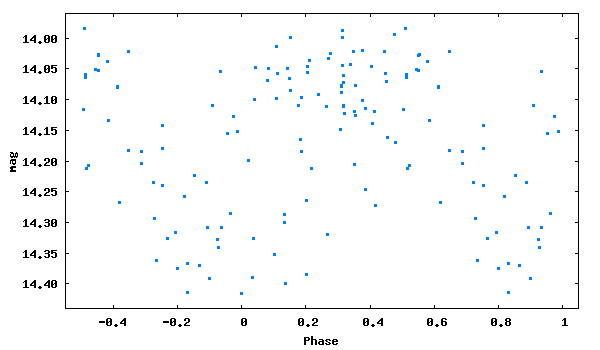

Here is the gnuplot script that generated this plot:
set term png size 600,350 medium
set colors classic
set output 'phase_lc_13.png'
set xlabel 'Phase'
set ylabel 'mag'
#set title 'JDmax = 2446768.21900 + 29.9320542 x E'
set format y '%5.2f'
plot [-0.55:1.05][14.44:13.96] "phase_lc_13.dat" linecolor 3 pointtype 5 pointsize 0.3 title ""
